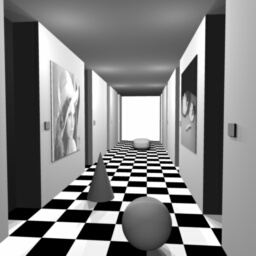
#> input picture input/corridorl.jpg, 256 x 256 px
$ python Sobel.py   (older library calls are emulated)
#> lines starting #> are read from the running program, lines starting #| are printed output that depends on the picture
import cv2
import numpy as np
import os

def sobel(image_name, image):
    # calculate the gradients using Sobel operator
    my_ksize = 3
    sobel_x = cv2.Sobel(image, cv2.CV_64F, 1, 0, ksize=my_ksize)
    sobel_y = cv2.Sobel(image, cv2.CV_64F, 0, 1, ksize=my_ksize)

    # gradient magnitude
    gradient_magnitude = np.sqrt(sobel_x ** 2 + sobel_y ** 2)
    gradient_magnitude = np.uint8(255 * gradient_magnitude / np.max(gradient_magnitude))

    # save the image
    output_dir = f'input/shadow_image'
    os.makedirs(output_dir, exist_ok=True)
    output_path = os.path.join(output_dir, f'{image_name}.png')
    cv2.imwrite(output_path, gradient_magnitude)

if __name__ == '__main__':
    # read the image
    left_image_path = "input/corridorl.jpg"
    right_image_path = "input/corridorr.jpg"
    left_image = cv2.imread(left_image_path, cv2.IMREAD_GRAYSCALE)
#> left_image is the input picture: shape (256, 256); min 0, max 255, mean 127.8
    right_image = cv2.imread(right_image_path, cv2.IMREAD_GRAYSCALE)
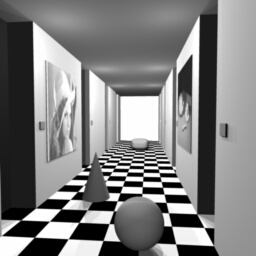
#> input picture input/corridorr.jpg, 256 x 256 px
#> right_image is the input picture: shape (256, 256); min 0, max 255, mean 128

    left_image_name = 'processed_shadow_image_left'
    right_image_name = 'processed_shadow_image_right'

    sobel(left_image_name, left_image)
#> in sobel, `sobel_x = cv2.Sobel(image, cv2.CV_64F, 1, 0, ksize=my_ksize)`:
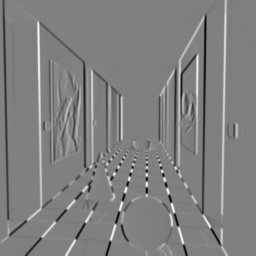
#> sobel_x: shape (256, 256) float64; min -961, max 950, mean -0.4; drawn with min black and max white
#> in sobel, `sobel_y = cv2.Sobel(image, cv2.CV_64F, 0, 1, ksize=my_ksize)`:
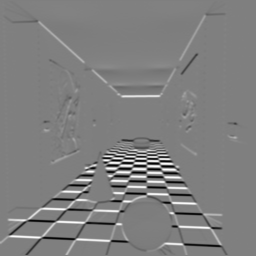
#> sobel_y: shape (256, 256) float64; min -1018, max 1013, mean -0.5; drawn with min black and max white
#> in sobel, `gradient_magnitude = np.sqrt(sobel_x ** 2 + sobel_y ** 2)`:
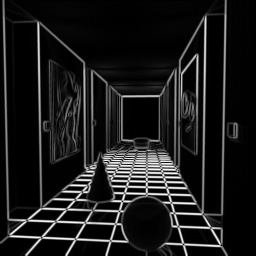
#> gradient_magnitude: shape (256, 256) float64; min 0, max 1018.7, mean 109.2; drawn with min black and max white
    sobel(right_image_name, right_image)
#> call 2 of sobel, with image_name = 'processed_shadow_image_right'
#> in sobel (call 2), `sobel_x = cv2.Sobel(image, cv2.CV_64F, 1, 0, ksize=my_ksize)`:
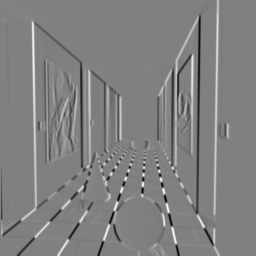
#> sobel_x: shape (256, 256) float64; min -990, max 973, mean 2.8; drawn with min black and max white
#> in sobel (call 2), `sobel_y = cv2.Sobel(image, cv2.CV_64F, 0, 1, ksize=my_ksize)`:
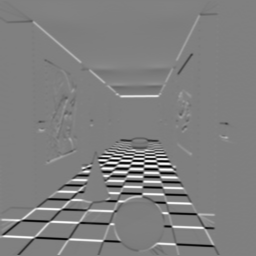
#> sobel_y: shape (256, 256) float64; min -1019, max 1010, mean -0.6; drawn with min black and max white
#> in sobel (call 2), `gradient_magnitude = np.sqrt(sobel_x ** 2 + sobel_y ** 2)`:
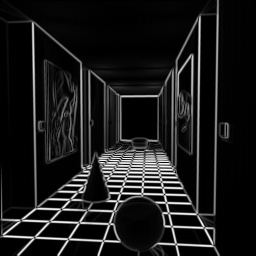
#> gradient_magnitude: shape (256, 256) float64; min 0, max 1019, mean 105.4; drawn with min black and max white
